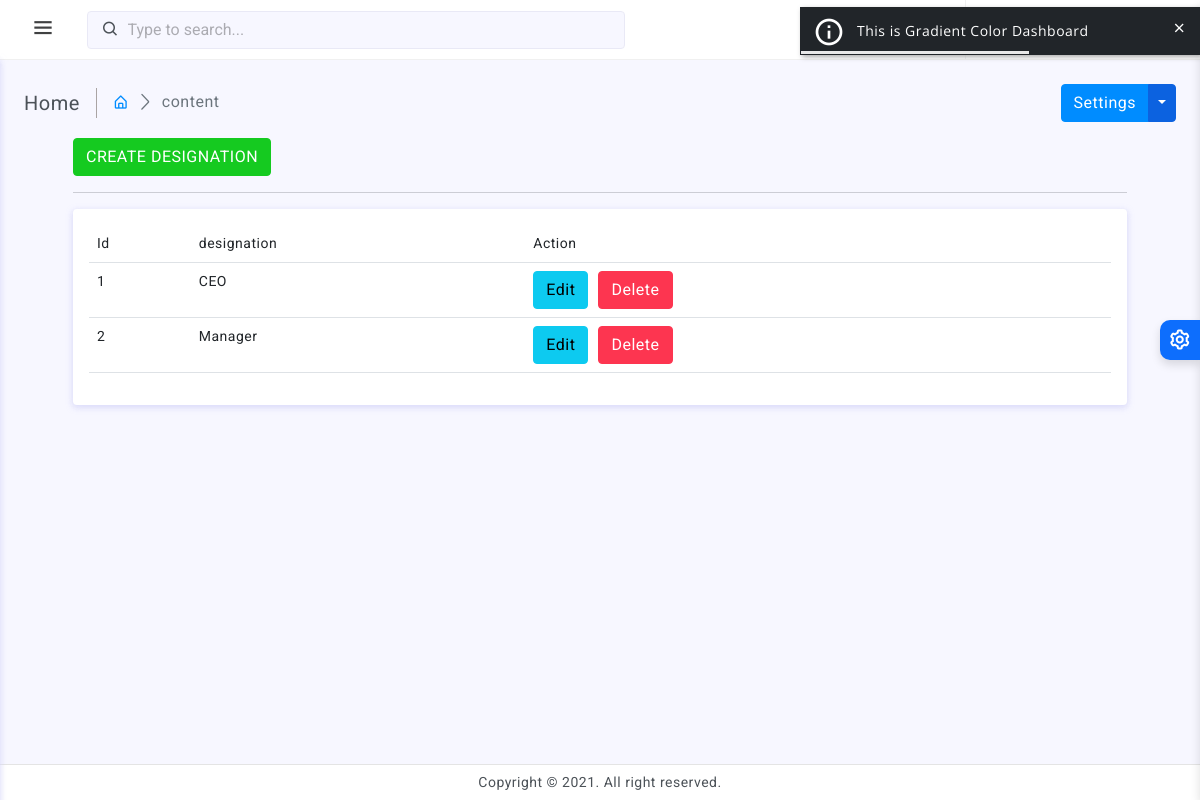
The page /manage-designation (signed in) on the database its author committed.
### tables this page shows
CREATE TABLE `designations` (
  `id` int(40) PRIMARY key AUTO_INCREMENT ,
  `designation` varchar(50) NOT NULL
);

### lib/designation_class.php (the view, shortened to what this page needs)
<?php
   class desiganation{
      static function get_desiganation(){
        global $db;
        $result=$db->query("select id,designation from designations");
        $html="<table class='table table-hover'>";
        $html.="<tr><td>Id</td><td>designation</td><td>Action</td></tr>";
        while(list($id,$desiganation)=$result->fetch_row()){
          $action_buttons=action_button(["id"=>$id,"name"=>"Edit","value"=>"Edit","class"=>"info"]);
          $action_buttons.=action_button(["id"=>$id,"name"=>"Delete","value"=>"Delete","class"=>"danger"]);
          $html.="<tr><td>$id</td><td>$desiganation</td><td>$action_buttons</td></tr>";
        }
        $html.="</table>";
        return $html;
      }
 }
?>

### assets/css/app.css (style rules this page uses)
body { font-size: 14px; color: #4c5258; letter-spacing: 0.5px; background-color: #f7f7ff; font-family: 'Roboto', sans-serif; }

### rows shown on the page
designations: id "1", designation "CEO"
designations: id "2", designation "Manager"

### other values the page prints
$title "Home"
$link["name"] "content"
